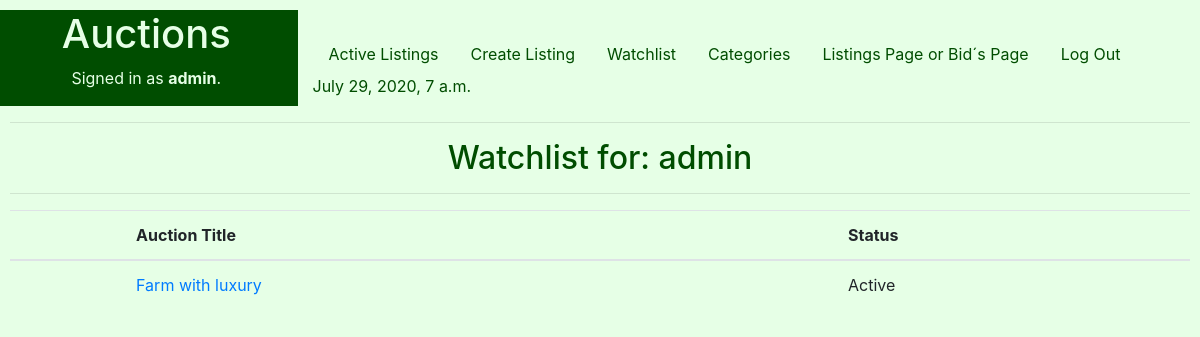
Before: /Watchlist (signed in) with the older database file.
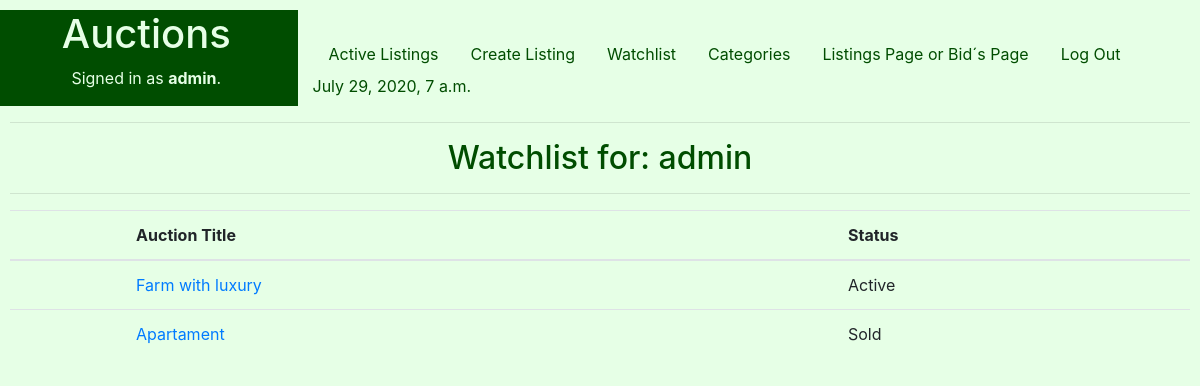
After: the same page with the newer database file.
### auctions/models.py (models this page shows, shortened)
class Watchlist(models.Model):
    Lcode = models.ForeignKey(Listings, on_delete=models.CASCADE)
    Wflag =models.IntegerField() #Key
    user = models.CharField(max_length=25)

class Listings(models.Model):
    STATUS = (
        ('Active', 'Active - Receiving Bids'),
        ('To Begin', 'To Begin - De Auction didn´t start yet'),
        ('Closed', 'Closed - The seller gave up the auction'),
        ('Sold', 'Sold'),
    )
    Ltitle = models.CharField(help_text="Choose a title for your listing",max_length=50)
    Ccode=models.IntegerField(help_text="Categories Ex: 1-Apartament,2-Commercial,3-Farm, 4-House ") #foreign key from PropTypes
    Ldescription = models.CharField(max_length=250)
    Lprice = models.FloatField(help_text="starting bid Just USD") #initial price
    Ldatestart = models.DateField(help_text="Please use the following format: <em>YYYY-MM-DD</em>. for the auction start")
    Lduration = models.IntegerField(help_text="Duration expressed in days" )
    Luser = models.CharField(max_length=25)
    Limage= models.ImageField(upload_to="media", blank=True) #Name of the picture saved on static folder
    Lstatus = models.CharField(max_length=8, choices=STATUS )

### auctions/views.py (the view)
# urls.py: path('Watchlist', views.Watchlist_view, name='Watchlist'),
@login_required
def Watchlist_view(request):
    d = datetime.now()
    try:
        W = Watchlist.objects.all()
        context={
           "d" : d,
           "Wishlists": W,
        }
        return render(request, "auctions/Watchlist.html", context)
    except:
        context={
          "d" : d,
        }
        return render(request, "auctions/Watchlist.html", context)

### auctions/templates/auctions/WatchList.html (shortened to what this page needs)
{% extends "auctions/layout.html" %}
{% block body %}
<h2 style=" text-align: center;">Watchlist for: {{user.username}} </h2>
  <hr>
<form action ="{% url 'auctions:Watchlist' %}">
   	<div class="form-group" >
        <table class="table" width=50%>
            <thead>
		      	    <tr>
                <th </th>
                <th scope="col">Auction Title </th>
                <th scope="col">Status </th>
      	        </tr>
		        </thead>
            {% if Wishlists|length > 0  %}
	              {% for W in Wishlists %}
                  {%if user.username == W.user%}
                      <tr>
                      <td></td>
                      <td><a href="{% url 'auctions:BidsDetail' Btitle=W.Lcode.Ltitle %}">  {{W.Lcode.Ltitle}} </a> </td>
                      <td>  {{W.Lcode.Lstatus}} </td>
                      </tr>
                  {%endif%}
                {% endfor %}
            {% else %}
                 	<div class="form-group">
                      	<output><h1>No matches found for your Whatchlist   {{user.username}} </h1></output>
                        <input type="hidden" id="u" name="username" value={{user.username}}>
                	</div>
            {% endif %}
	      </table>
    </div>
</form>
{% endblock %}

Changed rows visible on the page:
added Watchlist: Lcode.Ltitle "Apartament", Lcode.Lstatus "Sold"
